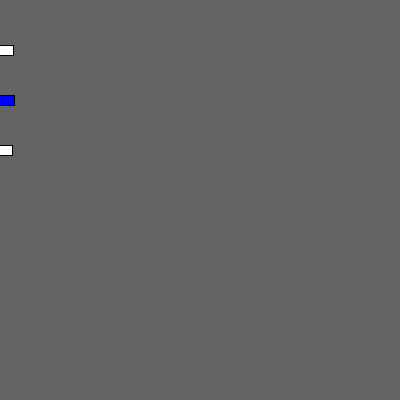
Frame 1 (no input)
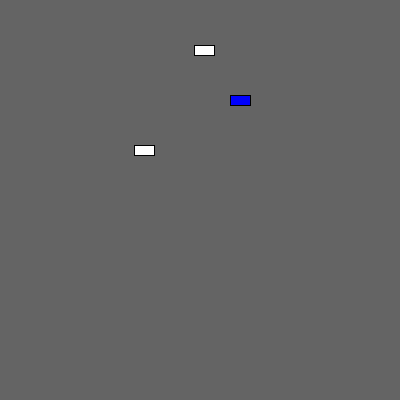
Frame 60 (the mouse pressed at the canvas centre just before this capture)
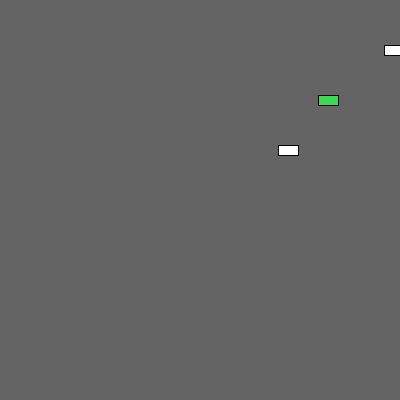
Frame 120 (the mouse held since frame 60 and released just before this capture)

The Processing sketch that drew these frames (run headless with seeded random() and noise(); from frame 60 on, the mouse is pressed at the canvas centre):

// Processing sketch: processing_166279
// ── processing_166279.pde

Car myCar1;
Car myCar2; // Two objects!
Car myCar3;
void setup() {
  size(400,400);
  myCar1 = new Car(color(255,255,255),0,150,1.2);
  myCar2 = new Car(color(0,0,255),0,100,2);
  myCar3 = new Car(color(255,255,255),0,50,1.7);
}
void draw() {
  background(100);
  myCar1.move();
  myCar1.display();
  myCar2.move();
  myCar2.display();
  myCar3.move();
  myCar3.display();
}
class Car {
  color col;
  float xpos;
  float ypos;
  float zspeed;
  float xspeed;
  Car(color tempC, float tempXpos, float tempYpos, float tempXspeed) { 
    col = tempC;
    xpos = tempXpos;
    ypos = tempYpos;
    xspeed = tempXspeed;
  }
void randomCol() {
    col = color(random(255), random(255), random(255));
  }
  void display() {
    stroke(0);
    fill(col);
    rectMode(CENTER);
    rect(xpos,ypos,20,10);
  }
  void move() {
    xpos = xpos + xspeed*2;
    if (xpos > width || xpos < 0) {
     xspeed=xspeed*-1;
    }
    else if ( myCar2.xpos > width ||  myCar2.xpos < 0) {
     myCar2.randomCol();
     zspeed=zspeed*-1.5;
    }
    else if (xpos > width || xpos < 0) {
     xspeed=xspeed*-3;
    }
  }
}
